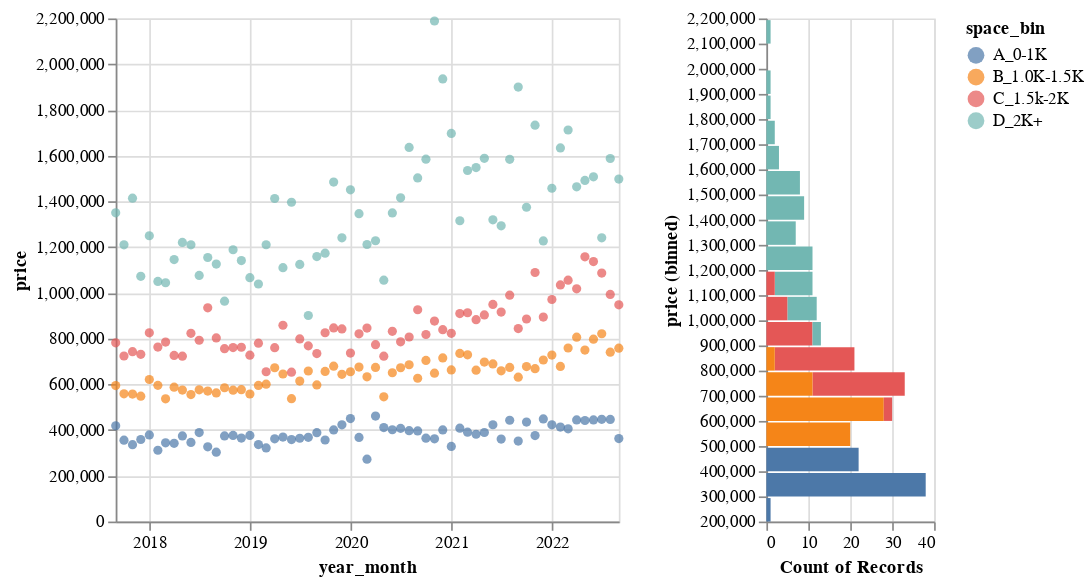

Notebook code cell kept with this figure:
### Code cell
month_pmean = month_sale[['year_month','space_bin','price']].groupby(['year_month','space_bin'], as_index=False).mean()

month_smean = month_sale[['year_month','space_bin','pricePsqft']].groupby(['year_month','space_bin'], as_index=False).mean()


# month_sale = mls_data[['price','date','space_bin','year']]
chart1 = alt.Chart(month_pmean).mark_circle().encode(
    x='year_month:T',
    y='price:Q',
    color='space_bin:N'
).properties(
    height=300,
    width=300
)
# + base.transform_loess('year_month', 'y', groupby=['size']).mark_line(size=4)
#
chart2 = alt.Chart(month_pmean).mark_bar().encode(
    x='count()',
    y=alt.Y('price:Q',bin=alt.Bin(maxbins=30)),
    color='space_bin:N'
).properties(
    height=300,
    width=100
)

chart1 | chart2
# chart1 + chart1.transform_loess('year_month:T', 'price:Q',groupby=np.array(sqft_bins)).mark_line(size=4)

### Figure 1 — Vega-Lite specification as saved in the notebook (floating-point values rounded to 4 significant figures; data arrays with more than 128 entries replaced by an {"elided": "..."} marker saying what was removed)
{"config": {"view": {"continuousWidth": 300, "continuousHeight": 300}}, "hconcat": [{"mark": {"type": "circle"}, "encoding": {"color": {"field": "space_bin", "type": "nominal"}, "x": {"field": "year_month", "type": "temporal"}, "y": {"field": "price", "type": "quantitative"}}, "height": 300, "width": 300}, {"mark": {"type": "bar"}, "encoding": {"color": {"field": "space_bin", "type": "nominal"}, "x": {"aggregate": "count", "type": "quantitative"}, "y": {"bin": {"maxbins": 30}, "field": "price", "type": "quantitative"}}, "height": 300, "width": 100}], "data": {"name": "data-ec5ac03890c01d8bc3e0f51615c6e671"}, "$schema": "https://vega.github.io/schema/vega-lite/v5.16.3.json", "datasets": {"data-ec5ac03890c01d8bc3e0f51615c6e671": {"elided": "244 records"}}}
